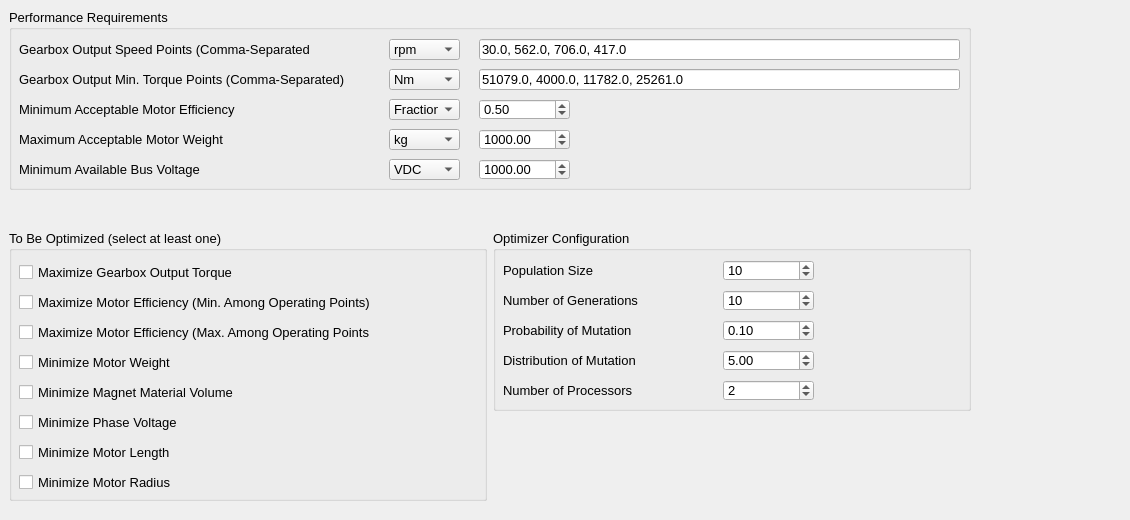
    <widget class="QWidget" name="tab_2">
     <attribute name="title">
      <string>Optimization</string>
     </attribute>
     <widget class="QGroupBox" name="groupBox_19">
      <property name="geometry">
       <rect>
        <x>493</x>
        <y>230</y>
        <width>478</width>
        <height>181</height>
       </rect>
      </property>
      <property name="font">
       <font>
        <pointsize>10</pointsize>
       </font>
      </property>
      <property name="title">
       <string>Optimizer Configuration</string>
      </property>
      <widget class="QLabel" name="label_44">
       <property name="geometry">
        <rect>
         <x>10</x>
         <y>30</y>
         <width>151</width>
         <height>21</height>
        </rect>
       </property>
       <property name="text">
        <string>Population Size</string>
       </property>
      </widget>
      <widget class="QLabel" name="label_45">
       <property name="geometry">
        <rect>
         <x>10</x>
         <y>60</y>
         <width>231</width>
         <height>21</height>
        </rect>
       </property>
       <property name="text">
        <string>Number of Generations</string>
       </property>
      </widget>
      <widget class="QLabel" name="label_46">
       <property name="geometry">
        <rect>
         <x>10</x>
         <y>150</y>
         <width>151</width>
         <height>21</height>
        </rect>
       </property>
       <property name="text">
        <string>Number of Processors</string>
       </property>
      </widget>
      <widget class="QDoubleSpinBox" name="DisMut">
       <property name="geometry">
        <rect>
         <x>230</x>
         <y>120</y>
         <width>91</width>
         <height>21</height>
        </rect>
       </property>
       <property name="value">
        <double>5.000000000000000</double>
       </property>
      </widget>
      <widget class="QLabel" name="label_48">
       <property name="geometry">
        <rect>
         <x>10</x>
         <y>120</y>
         <width>231</width>
         <height>21</height>
        </rect>
       </property>
       <property name="text">
        <string>Distribution of Mutation</string>
       </property>
      </widget>
      <widget class="QLabel" name="label_49">
       <property name="geometry">
        <rect>
         <x>10</x>
         <y>90</y>
         <width>231</width>
         <height>21</height>
        </rect>
       </property>
       <property name="text">
        <string>Probability of Mutation</string>
       </property>
      </widget>
      <widget class="QDoubleSpinBox" name="ProbMut">
       <property name="geometry">
        <rect>
         <x>230</x>
         <y>90</y>
         <width>91</width>
         <height>21</height>
        </rect>
       </property>
       <property name="singleStep">
        <double>0.010000000000000</double>
       </property>
       <property name="value">
        <double>0.100000000000000</double>
       </property>
      </widget>
      <widget class="QSpinBox" name="npop">
       <property name="geometry">
        <rect>
         <x>230</x>
         <y>30</y>
         <width>91</width>
         <height>21</height>
        </rect>
       </property>
       <property name="maximum">
        <number>10000</number>
       </property>
       <property name="value">
        <number>10</number>
       </property>
      </widget>
      <widget class="QSpinBox" name="ngens">
       <property name="geometry">
        <rect>
         <x>230</x>
         <y>60</y>
         <width>91</width>
         <height>21</height>
        </rect>
       </property>
       <property name="maximum">
        <number>10000</number>
       </property>
       <property name="value">
        <number>10</number>
       </property>
      </widget>
      <widget class="QSpinBox" name="nprocesses">
       <property name="geometry">
        <rect>
         <x>230</x>
         <y>150</y>
         <width>91</width>
         <height>21</height>
        </rect>
       </property>
       <property name="maximum">
        <number>20</number>
       </property>
       <property name="value">
        <number>2</number>
       </property>
      </widget>
     </widget>
     <widget class="QGroupBox" name="groupBox_20">
      <property name="geometry">
       <rect>
        <x>9</x>
        <y>9</y>
        <width>962</width>
        <height>181</height>
       </rect>
      </property>
      <property name="font">
       <font>
        <pointsize>10</pointsize>
       </font>
      </property>
      <property name="title">
       <string>Performance Requirements</string>
      </property>
      <widget class="QLabel" name="label_50">
       <property name="geometry">
        <rect>
         <x>10</x>
         <y>30</y>
         <width>291</width>
         <height>21</height>
        </rect>
       </property>
       <property name="text">
        <string>Gearbox Output Speed Points (Comma-Separated)</string>
       </property>
      </widget>
      <widget class="QLabel" name="label_51">
       <property name="geometry">
        <rect>
         <x>10</x>
         <y>60</y>
         <width>351</width>
         <height>21</height>
        </rect>
       </property>
       <property name="text">
        <string>Gearbox Output Min. Torque Points (Comma-Separated)</string>
       </property>
      </widget>
      <widget class="QLabel" name="label_52">
       <property name="geometry">
        <rect>
         <x>10</x>
         <y>90</y>
         <width>231</width>
         <height>21</height>
        </rect>
       </property>
       <property name="text">
        <string>Minimum Acceptable Motor Efficiency</string>
       </property>
      </widget>
      <widget class="QDoubleSpinBox" name="MinEff_">
       <property name="geometry">
        <rect>
         <x>470</x>
         <y>90</y>
         <width>91</width>
         <height>21</height>
        </rect>
       </property>
       <property name="singleStep">
        <double>0.050000000000000</double>
       </property>
       <property name="value">
        <double>0.500000000000000</double>
       </property>
      </widget>
      <widget class="QDoubleSpinBox" name="MaxWeight">
       <property name="geometry">
        <rect>
         <x>470</x>
         <y>120</y>
         <width>91</width>
         <height>21</height>
        </rect>
       </property>
       <property name="maximum">
        <double>20000.000000000000000</double>
       </property>
       <property name="value">
        <double>1000.000000000000000</double>
       </property>
      </widget>
      <widget class="QLabel" name="label_54">
       <property name="geometry">
        <rect>
         <x>10</x>
         <y>120</y>
         <width>231</width>
         <height>21</height>
        </rect>
       </property>
       <property name="text">
        <string>Maximum Acceptable Motor Weight</string>
       </property>
      </widget>
      <widget class="QLabel" name="label_55">
       <property name="geometry">
        <rect>
         <x>10</x>
         <y>150</y>
         <width>231</width>
         <height>21</height>
        </rect>
       </property>
       <property name="text">
        <string>Minimum Available Bus Voltage</string>
       </property>
      </widget>
      <widget class="QDoubleSpinBox" name="VDC">
       <property name="geometry">
        <rect>
         <x>470</x>
         <y>150</y>
         <width>91</width>
         <height>21</height>
        </rect>
       </property>
       <property name="maximum">
        <double>2000.000000000000000</double>
       </property>
       <property name="value">
        <double>1000.000000000000000</double>
       </property>
      </widget>
      <widget class="QLineEdit" name="SpeedReq">
       <property name="geometry">
        <rect>
         <x>470</x>
         <y>30</y>
         <width>481</width>
         <height>21</height>
        </rect>
       </property>
       <property name="focusPolicy">
        <enum>Qt::StrongFocus</enum>
       </property>
       <property name="inputMask">
        <string/>
       </property>
       <property name="text">
        <string>30.0, 562.0, 706.0, 417.0</string>
       </property>
      </widget>
      <widget class="QLineEdit" name="MinTor">
       <property name="geometry">
        <rect>
         <x>470</x>
         <y>60</y>
         <width>481</width>
         <height>21</height>
        </rect>
       </property>
       <property name="text">
        <string>51079.0, 4000.0, 11782.0, 25261.0</string>
       </property>
      </widget>
      <widget class="QComboBox" name="SpeedReq_unit">
       <property name="geometry">
        <rect>
         <x>380</x>
         <y>30</y>
         <width>71</width>
         <height>21</height>
        </rect>
       </property>
       <item>
        <property name="text">
         <string>rpm</string>
        </property>
       </item>
       <item>
        <property name="text">
         <string>rad/s</string>
        </property>
       </item>
       <item>
        <property name="text">
         <string>Hz</string>
        </property>
       </item>
      </widget>
      <widget class="QComboBox" name="MinTor_unit">
       <property name="geometry">
        <rect>
         <x>380</x>
         <y>60</y>
         <width>71</width>
         <height>21</height>
        </rect>
       </property>
       <item>
        <property name="text">
         <string>Nm</string>
        </property>
       </item>
       <item>
        <property name="text">
         <string>in.lb</string>
        </property>
       </item>
       <item>
        <property name="text">
         <string>ft.lb</string>
        </property>
       </item>
      </widget>
      <widget class="QComboBox" name="MinEff_unit">
       <property name="geometry">
        <rect>
         <x>380</x>
         <y>90</y>
         <width>71</width>
         <height>21</height>
        </rect>
       </property>
       <item>
        <property name="text">
         <string>Fraction</string>
        </property>
       </item>
      </widget>
      <widget class="QComboBox" name="MaxWeigh_unit">
       <property name="geometry">
        <rect>
         <x>380</x>
         <y>120</y>
         <width>71</width>
         <height>21</height>
        </rect>
       </property>
       <item>
        <property name="text">
         <string>kg</string>
        </property>
       </item>
       <item>
        <property name="text">
         <string>lbm</string>
        </property>
       </item>
      </widget>
      <widget class="QComboBox" name="VDC_unit">
       <property name="geometry">
        <rect>
         <x>380</x>
         <y>150</y>
         <width>71</width>
         <height>21</height>
        </rect>
       </property>
       <item>
        <property name="text">
         <string>VDC</string>
        </property>
       </item>
      </widget>
     </widget>
     <widget class="QGroupBox" name="groupBox_21">
      <property name="geometry">
       <rect>
        <x>9</x>
        <y>230</y>
        <width>478</width>
        <height>271</height>
       </rect>
      </property>
      <property name="font">
       <font>
        <pointsize>10</pointsize>
       </font>
      </property>
      <property name="title">
       <string>To Be Optimized (select at least one)</string>
      </property>
      <widget class="QCheckBox" name="TorqueOpt">
       <property name="enabled">
        <bool>true</bool>
       </property>
       <property name="geometry">
        <rect>
         <x>10</x>
         <y>30</y>
         <width>351</width>
         <height>24</height>
        </rect>
       </property>
       <property name="text">
        <string>Maximize Gearbox Output Torque</string>
       </property>
       <property name="checkable">
        <bool>true</bool>
       </property>
       <property name="checked">
        <bool>false</bool>
       </property>
       <property name="tristate">
        <bool>false</bool>
       </property>
      </widget>
      <widget class="QCheckBox" name="Efficinecy_minOpt">
       <property name="geometry">
        <rect>
         <x>10</x>
         <y>60</y>
         <width>351</width>
         <height>24</height>
        </rect>
       </property>
       <property name="text">
        <string>Maximize Motor Efficiency (Min. Among Operating Points)</string>
       </property>
      </widget>
      <widget class="QCheckBox" name="Efficinecy_maxOpt">
       <property name="geometry">
        <rect>
         <x>10</x>
         <y>90</y>
         <width>351</width>
         <height>24</height>
        </rect>
       </property>
       <property name="text">
        <string>Maximize Motor Efficiency (Max. Among Operating Points)</string>
       </property>
      </widget>
      <widget class="QCheckBox" name="WeightOpt">
       <property name="geometry">
        <rect>
         <x>10</x>
         <y>120</y>
         <width>351</width>
         <height>24</height>
        </rect>
       </property>
       <property name="text">
        <string>Minimize Motor Weight</string>
       </property>
      </widget>
      <widget class="QCheckBox" name="MagWeightOpt">
       <property name="geometry">
        <rect>
         <x>10</x>
         <y>150</y>
         <width>351</width>
         <height>24</height>
        </rect>
       </property>
       <property name="text">
        <string>Minimize Magnet Material Volume</string>
       </property>
      </widget>
      <widget class="QCheckBox" name="VoltageOpt">
       <property name="geometry">
        <rect>
         <x>10</x>
         <y>180</y>
         <width>351</width>
         <height>24</height>
        </rect>
       </property>
       <property name="text">
        <string>Minimize Phase Voltage</string>
       </property>
      </widget>
      <widget class="QCheckBox" name="MtrLengthOpt">
       <property name="geometry">
        <rect>
         <x>10</x>
         <y>210</y>
         <width>351</width>
         <height>24</height>
        </rect>
       </property>
       <property name="text">
        <string>Minimize Motor Length</string>
       </property>
      </widget>
      <widget class="QCheckBox" name="MtrRadiusOpt">
       <property name="geometry">
        <rect>
         <x>10</x>
         <y>240</y>
         <width>351</width>
         <height>24</height>
        </rect>
       </property>
       <property name="text">
        <string>Minimize Motor Radius</string>
       </property>
      </widget>
     </widget>
     <widget class="QLabel" name="label_17">
      <property name="geometry">
       <rect>
        <x>900</x>
        <y>470</y>
        <width>221</width>
        <height>41</height>
       </rect>
      </property>
      <property name="text">
       <string/>
      </property>
      <property name="pixmap">
       <pixmap>ParkerLogo.jpg</pixmap>
      </property>
      <property name="scaledContents">
       <bool>true</bool>
      </property>
     </widget>
    </widget>
